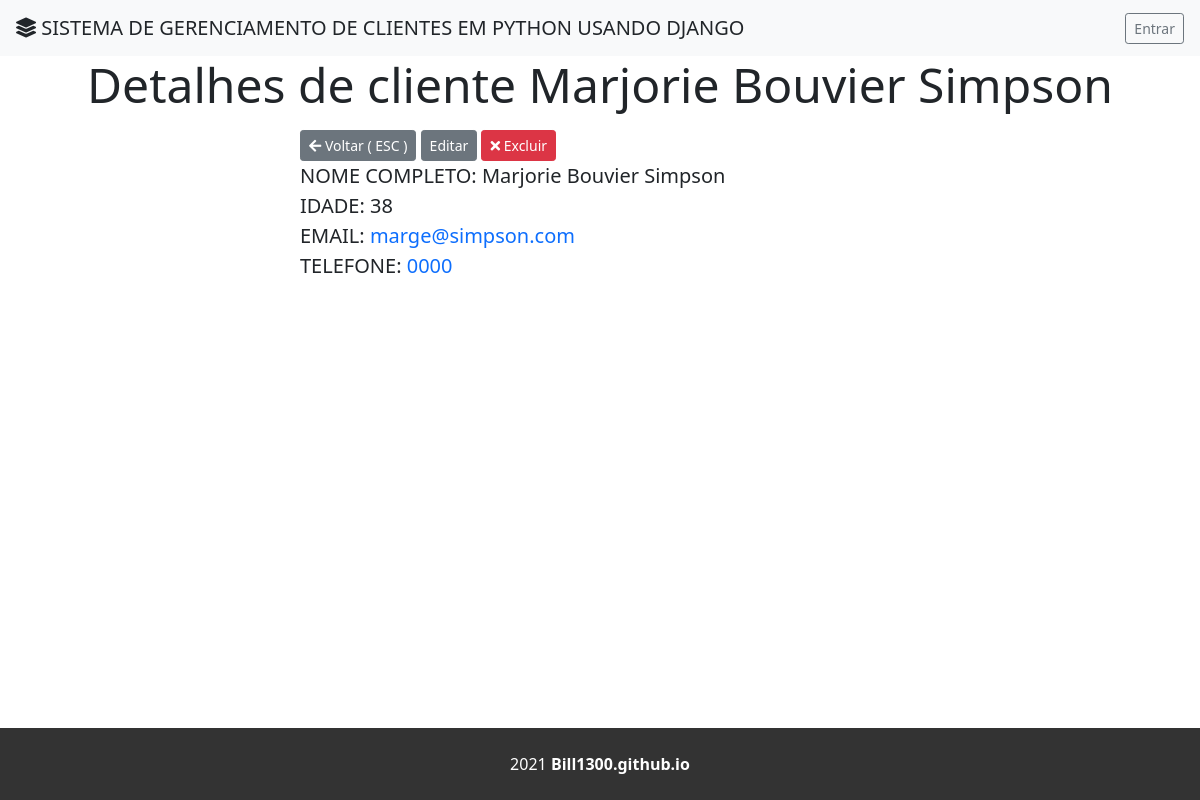
The app's page /clientes/detail/26/ with its own data.
### application/models.py (models this page shows, shortened)
class Cliente(models.Model):
    nome = models.CharField(max_length=50)
    idade = models.IntegerField()
    email = models.CharField(max_length=50, blank=True, null=True)
    telefone = models.CharField(max_length=20)

### application/views.py (the view)
# urls.py: path('detail/<int:pk>/', views.ClienteDetail.as_view(), name='detail'),
class ClienteDetail(DetailView):
    model = Cliente
    queryset = Cliente.objects.all()

### application/templates/application/cliente_detail.html (shortened to what this page needs)
<!doctype html>
<html lang="pt-br">
    <head>
        <link href="https://cdn.jsdelivr.net/npm/bootstrap@5.0.2/dist/css/bootstrap.min.css" rel="stylesheet">
        <link rel="stylesheet" href="https://pro.fontawesome.com/releases/v5.10.0/css/all.css"/>
        {% load staticfiles %}
        <link rel="stylesheet" type="text/css" href="{% static 'css/style.css' %}">
    </head>
    <body>
        <header>
            <nav class="navbar navbar-light bg-light">
              <a class="navbar-brand text-uppercase text-decoration-none lead text-dark" style="margin:0 16px"><i class="fas fa-layer-group"></i> Sistema de Gerenciamento de Clientes em Python usando Django</a>
              <form class="form-inline" action="{% url 'admin:index' %}">
                <button class="btn btn-outline-secondary btn-sm" style="margin:0 16px" type="submit" >Entrar</button>
              </form>
            </nav>
            <h1 class="lead display-5 text-center">Detalhes de cliente <b>{{ object.nome }}</b></h1>
        </header>
        <div class="info">
            <button type="submit" class="btn btn-secondary btn-sm" style="margin-left:16px;" onclick="location.href = '{% url 'application:list' %}'"><i class="fa fa-arrow-left" aria-hidden="true"></i> Voltar ( ESC )</button>
            <button type="submit" class="btn btn-secondary btn-sm" onclick="location.href = '{% url 'application:update' pk=cliente.id %}'"> Editar</button>
            <button type="submit" class="btn btn-danger btn-sm" onclick="location.href = '{% url 'application:delete' pk=cliente.id %}'"><i class="fa fa-times" aria-hidden="true"></i> Excluir</button>
            <div class="lead">
                <p><b>Nome Completo:</b> {{ object.nome }}</p>
                <p><b>Idade:</b> {{ object.idade  }}</p>
                {% if cliente.email %}
                    <p><b>Email:</b> <a href="mailto:{{ object.email }}">{{ object.email }}</a></p>
                {% endif %}
                <p><b>Telefone:</b> <a href="tel:{{ object.telefone}}">{{ object.telefone }}</a></p>
            </div>
        </div>
        <div class="text-center p-4 footer barraFinal">
            2021
            <a class="text-reset fw-bold text-decoration-none" href="https://Bill1300.github.io">Bill1300.github.io</a>
        </div>
    </body>
</html>

### application/static/css/style.css (style rules this page uses)
.footer { position: absolute; bottom: 0; width: 100%; }
.barraFinal { color: rgba(255, 255, 255, 1); background-color: rgba(0, 0, 0, 0.8); }
.info { margin: 16px auto; width: 50%; }
.info p { margin: 0; }
.info p > b { text-transform: uppercase; }
.info a { text-decoration: none; }
.info button { margin: 0 !important; }

### records on screen
Cliente: nome "Marjorie Bouvier Simpson", idade "38", email "marge@simpson.com", telefone "0000"
